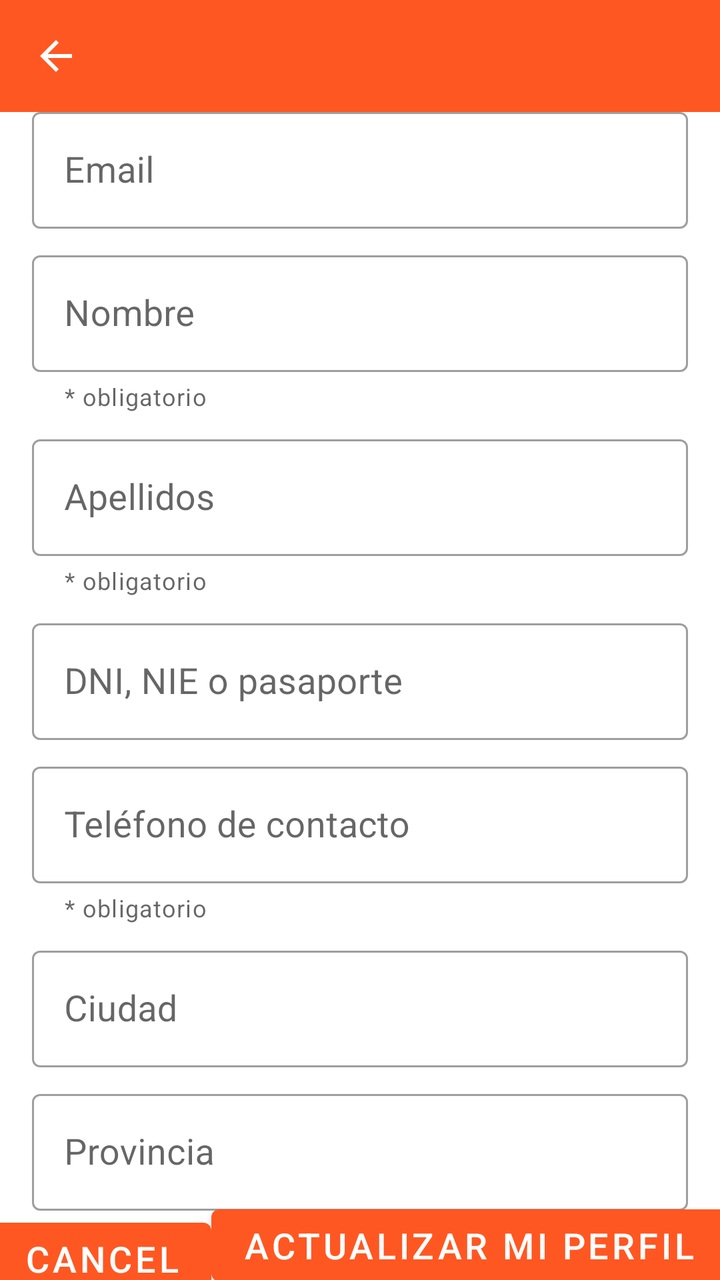
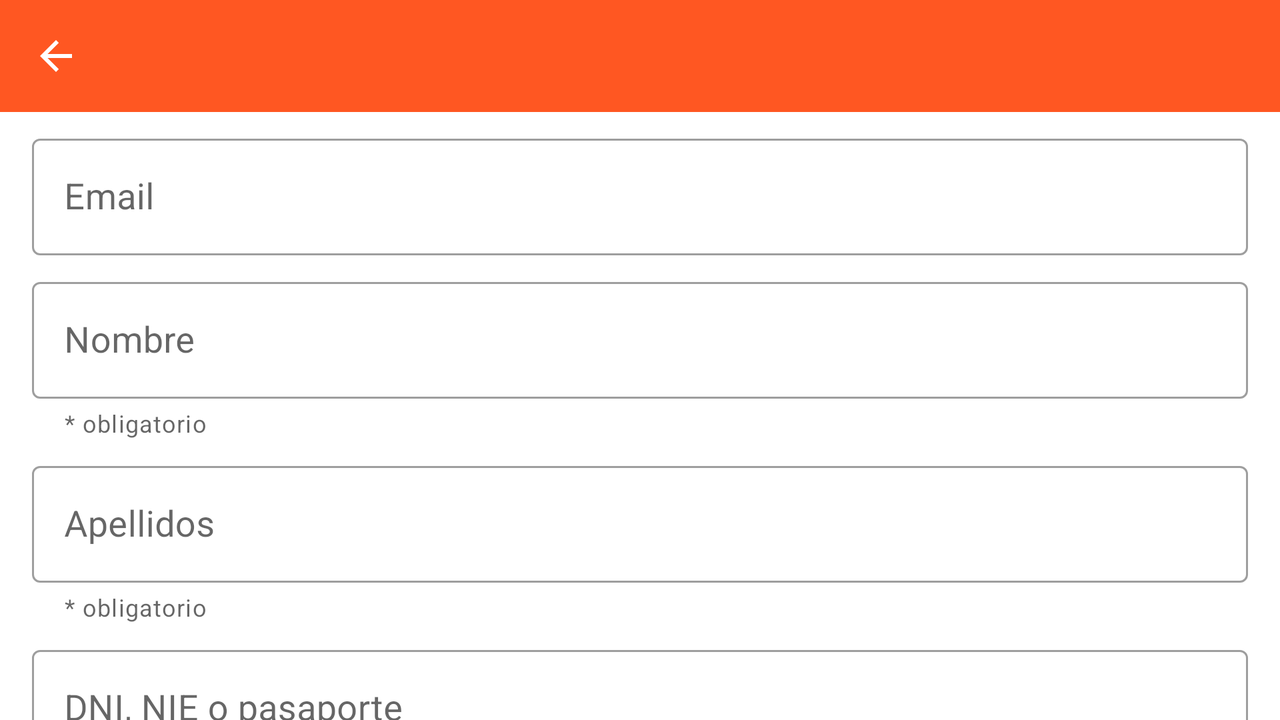

An Android layout and its configuration variant, each rendered on a device that would load it. The default file and the variant file are quoted in full after the pictures.
<!-- AndroidManifest.xml: application theme AppTheme -->
<!-- res/layout/activity_my_profile.xml -->
<?xml version="1.0" encoding="utf-8"?>
<androidx.constraintlayout.widget.ConstraintLayout xmlns:android="http://schemas.android.com/apk/res/android"
    xmlns:app="http://schemas.android.com/apk/res-auto"
    xmlns:tools="http://schemas.android.com/tools"
    android:layout_width="match_parent"
    android:layout_height="match_parent"
    tools:context=".activities.MyProfileActivity">

    <androidx.appcompat.widget.Toolbar
        android:id="@+id/toolbarMyProfile"
        android:layout_width="0dp"
        android:layout_height="wrap_content"
        android:background="@color/colorPrimary"
        android:theme="@style/ThemeOverlay.MaterialComponents.Dark.ActionBar"
        app:layout_constraintLeft_toLeftOf="parent"
        app:layout_constraintRight_toRightOf="parent"
        app:layout_constraintTop_toTopOf="parent"
        app:navigationIcon="?homeAsUpIndicator" />

    <com.google.android.material.textfield.TextInputLayout
        android:id="@+id/layoutEmailProfile"
        style="@style/Widget.MaterialComponents.TextInputLayout.OutlinedBox"
        android:layout_width="0dp"
        android:layout_height="wrap_content"
        android:layout_marginStart="@dimen/margin_left_field"
        android:layout_marginLeft="@dimen/margin_left_field"
        android:layout_marginTop="8dp"
        android:layout_marginEnd="@dimen/margin_right_field"
        android:layout_marginRight="@dimen/margin_right_field"
        android:minHeight="?android:attr/actionBarSize"
        android:transitionGroup="true"
        app:layout_constraintBottom_toTopOf="@+id/layoutNameProfile"
        app:layout_constraintEnd_toEndOf="parent"
        app:layout_constraintHorizontal_bias="0.5"
        app:layout_constraintStart_toStartOf="parent"
        app:layout_constraintTop_toBottomOf="@+id/toolbarMyProfile">

        <com.google.android.material.textfield.TextInputEditText
            android:id="@+id/etEmailProfile"
            android:layout_width="match_parent"
            android:layout_height="wrap_content"
            android:enabled="false"
            android:focusable="false"
            android:hint="@string/email"
            android:imeOptions="actionNext"
            android:inputType="textEmailAddress"
            android:textSize="@dimen/text_size_fragment_login" />
    </com.google.android.material.textfield.TextInputLayout>

    <com.google.android.material.textfield.TextInputLayout
        android:id="@+id/layoutNameProfile"
        style="@style/Widget.MaterialComponents.TextInputLayout.OutlinedBox"
        android:layout_width="0dp"
        android:layout_height="wrap_content"
        android:layout_marginStart="@dimen/margin_left_field"
        android:layout_marginLeft="@dimen/margin_left_field"
        android:layout_marginTop="8dp"
        android:layout_marginEnd="@dimen/margin_right_field"
        android:layout_marginRight="@dimen/margin_right_field"
        android:minHeight="?android:attr/actionBarSize"
        android:transitionGroup="true"
        app:helperText="@string/required"
        app:helperTextEnabled="true"
        app:hintAnimationEnabled="true"
        app:hintEnabled="true"
        app:layout_constraintBottom_toTopOf="@+id/layoutSurnameProfile"
        app:layout_constraintEnd_toEndOf="parent"
        app:layout_constraintHorizontal_bias="0.5"
        app:layout_constraintStart_toStartOf="parent"
        app:layout_constraintTop_toBottomOf="@+id/layoutEmailProfile">

        <com.google.android.material.textfield.TextInputEditText
            android:id="@+id/etNameProfile"
            android:layout_width="match_parent"
            android:layout_height="wrap_content"
            android:hint="@string/hint_name_profile"
            android:imeOptions="actionNext"
            android:inputType="textPersonName|textCapWords"
            android:textSize="@dimen/text_size_fragment_login" />

    </com.google.android.material.textfield.TextInputLayout>

    <com.google.android.material.textfield.TextInputLayout
        android:id="@+id/layoutSurnameProfile"
        style="@style/Widget.MaterialComponents.TextInputLayout.OutlinedBox"
        android:layout_width="0dp"
        android:layout_height="wrap_content"
        android:layout_marginStart="@dimen/margin_left_field"
        android:layout_marginLeft="@dimen/margin_left_field"
        android:layout_marginTop="8dp"
        android:layout_marginEnd="@dimen/margin_right_field"
        android:layout_marginRight="@dimen/margin_right_field"
        android:minHeight="?android:attr/actionBarSize"
        android:transitionGroup="true"
        app:helperText="@string/required"
        app:helperTextEnabled="true"
        app:hintAnimationEnabled="true"
        app:hintEnabled="true"
        app:layout_constraintBottom_toTopOf="@+id/layoutIdCardProfile"
        app:layout_constraintEnd_toEndOf="parent"
        app:layout_constraintHorizontal_bias="0.5"
        app:layout_constraintStart_toStartOf="parent"
        app:layout_constraintTop_toBottomOf="@+id/layoutNameProfile">

        <com.google.android.material.textfield.TextInputEditText
            android:id="@+id/etSurnameProfile"
            android:layout_width="match_parent"
            android:layout_height="wrap_content"
            android:hint="@string/hint_surname_profile"
            android:imeOptions="actionNext"
            android:inputType="textPersonName|textCapWords"
            android:textSize="@dimen/text_size_fragment_login" />

    </com.google.android.material.textfield.TextInputLayout>

    <com.google.android.material.textfield.TextInputLayout
        android:id="@+id/layoutIdCardProfile"
        style="@style/Widget.MaterialComponents.TextInputLayout.OutlinedBox"
        android:layout_width="0dp"
        android:layout_height="wrap_content"
        android:layout_marginStart="@dimen/margin_left_field"
        android:layout_marginLeft="@dimen/margin_left_field"
        android:layout_marginTop="8dp"
        android:layout_marginEnd="@dimen/margin_right_field"
        android:layout_marginRight="@dimen/margin_right_field"
        android:minHeight="?android:attr/actionBarSize"
        android:transitionGroup="true"
        app:layout_constraintBottom_toTopOf="@+id/layoutPhoneProfile"
        app:layout_constraintEnd_toEndOf="parent"
        app:layout_constraintHorizontal_bias="0.5"
        app:layout_constraintStart_toStartOf="parent"
        app:layout_constraintTop_toBottomOf="@+id/layoutSurnameProfile">

        <com.google.android.material.textfield.TextInputEditText
            android:id="@+id/etIdCardProfile"
            android:layout_width="match_parent"
            android:layout_height="wrap_content"
            android:hint="@string/hint_idCard_profile"
            android:imeOptions="actionNext"
            android:inputType="textCapCharacters"
            android:textSize="@dimen/text_size_fragment_login" />

    </com.google.android.material.textfield.TextInputLayout>

    <com.google.android.material.textfield.TextInputLayout
        android:id="@+id/layoutPhoneProfile"
        style="@style/Widget.MaterialComponents.TextInputLayout.OutlinedBox"
        android:layout_width="0dp"
        android:layout_height="wrap_content"
        android:layout_marginStart="@dimen/margin_left_field"
        android:layout_marginLeft="@dimen/margin_left_field"
        android:layout_marginTop="8dp"
        android:layout_marginEnd="@dimen/margin_right_field"
        android:layout_marginRight="@dimen/margin_right_field"
        android:minHeight="?android:attr/actionBarSize"
        android:transitionGroup="true"
        app:helperText="@string/required"
        app:helperTextEnabled="true"
        app:hintAnimationEnabled="true"
        app:hintEnabled="true"
        app:layout_constraintBottom_toTopOf="@+id/layoutCityProfile"
        app:layout_constraintEnd_toEndOf="parent"
        app:layout_constraintHorizontal_bias="0.5"
        app:layout_constraintStart_toStartOf="parent"
        app:layout_constraintTop_toBottomOf="@+id/layoutIdCardProfile">

        <com.google.android.material.textfield.TextInputEditText
            android:id="@+id/etPhoneProfile"
            android:layout_width="match_parent"
            android:layout_height="wrap_content"
            android:hint="@string/hint_phone_profile"
            android:imeOptions="actionNext"
            android:inputType="number"
            android:textSize="@dimen/text_size_fragment_login" />

    </com.google.android.material.textfield.TextInputLayout>

    <com.google.android.material.textfield.TextInputLayout
        android:id="@+id/layoutCityProfile"
        style="@style/Widget.MaterialComponents.TextInputLayout.OutlinedBox"
        android:layout_width="0dp"
        android:layout_height="wrap_content"
        android:layout_marginStart="@dimen/margin_left_field"
        android:layout_marginLeft="@dimen/margin_left_field"
        android:layout_marginTop="8dp"
        android:layout_marginEnd="@dimen/margin_right_field"
        android:layout_marginRight="@dimen/margin_right_field"
        android:minHeight="?android:attr/actionBarSize"
        android:transitionGroup="true"
        app:layout_constraintBottom_toTopOf="@+id/layoutProvinceProfile"
        app:layout_constraintEnd_toEndOf="parent"
        app:layout_constraintHorizontal_bias="0.5"
        app:layout_constraintStart_toStartOf="parent"
        app:layout_constraintTop_toBottomOf="@+id/layoutPhoneProfile">

        <com.google.android.material.textfield.TextInputEditText
            android:id="@+id/etCityProfile"
            android:layout_width="match_parent"
            android:layout_height="wrap_content"
            android:hint="@string/hint_city_profile"
            android:imeOptions="actionNext"
            android:inputType="textCapSentences|textPostalAddress"
            android:textSize="@dimen/text_size_fragment_login" />

    </com.google.android.material.textfield.TextInputLayout>

    <com.google.android.material.textfield.TextInputLayout
        android:id="@+id/layoutProvinceProfile"
        style="@style/Widget.MaterialComponents.TextInputLayout.OutlinedBox"
        android:layout_width="0dp"
        android:layout_height="wrap_content"
        android:layout_marginStart="@dimen/margin_left_field"
        android:layout_marginLeft="@dimen/margin_left_field"
        android:layout_marginTop="8dp"
        android:layout_marginEnd="@dimen/margin_right_field"
        android:layout_marginRight="@dimen/margin_right_field"
        android:minHeight="?android:attr/actionBarSize"
        android:transitionGroup="true"
        app:layout_constraintBottom_toTopOf="@+id/btCancelProfile"
        app:layout_constraintEnd_toEndOf="parent"
        app:layout_constraintHorizontal_bias="0.5"
        app:layout_constraintStart_toStartOf="parent"
        app:layout_constraintTop_toBottomOf="@+id/layoutCityProfile">

        <com.google.android.material.textfield.TextInputEditText
            android:id="@+id/etProvinceProfile"
            android:layout_width="match_parent"
            android:layout_height="wrap_content"
            android:hint="@string/hint_province_profile"
            android:imeOptions="actionDone"
            android:inputType="textCapSentences|textPostalAddress"
            android:textSize="@dimen/text_size_fragment_login" />
    </com.google.android.material.textfield.TextInputLayout>

    <com.google.android.material.button.MaterialButton
        android:id="@+id/btCancelProfile"
        android:layout_width="wrap_content"
        android:layout_height="wrap_content"
        android:layout_weight="1"
        android:textSize="@dimen/text_size_buttons_myProfile_activity"
        android:text="@android:string/cancel"
        app:layout_constraintBottom_toBottomOf="parent"
        app:layout_constraintEnd_toStartOf="@+id/btUpdateProfile"
        app:layout_constraintHorizontal_bias="0.5"
        app:layout_constraintStart_toStartOf="parent"
        app:layout_constraintTop_toBottomOf="@+id/layoutProvinceProfile" />

    <com.google.android.material.button.MaterialButton
        android:id="@+id/btUpdateProfile"
        android:layout_width="wrap_content"
        android:layout_height="wrap_content"
        android:text="@string/labelButtonUpdateProfile"
        android:textSize="@dimen/text_size_buttons_myProfile_activity"
        app:layout_constraintBottom_toBottomOf="parent"
        app:layout_constraintEnd_toEndOf="parent"
        app:layout_constraintHorizontal_bias="0.5"
        app:layout_constraintStart_toEndOf="@+id/btCancelProfile"
        app:layout_constraintTop_toBottomOf="@+id/layoutProvinceProfile" />
</androidx.constraintlayout.widget.ConstraintLayout>
<!-- resources referenced by this layout -->
<resources>
  <color name="colorPrimary">#FF5722</color>
  <dimen name="margin_left_field">16dp</dimen>
  <dimen name="margin_right_field">16dp</dimen>
  <dimen name="text_size_buttons_myProfile_activity">18sp</dimen>
  <dimen name="text_size_fragment_login">18sp</dimen>
  <string name="email">Email</string>
  <string name="hint_city_profile">Ciudad</string>
  <string name="hint_idCard_profile">DNI, NIE o pasaporte</string>
  <string name="hint_name_profile">Nombre</string>
  <string name="hint_phone_profile">Teléfono de contacto</string>
  <string name="hint_province_profile">Provincia</string>
  <string name="hint_surname_profile">Apellidos</string>
  <string name="labelButtonUpdateProfile">Actualizar Mi Perfil</string>
  <string name="required">* obligatorio</string>
  <style name="AppTheme" parent="Theme.MaterialComponents.Light.NoActionBar">
          
          <item name="colorPrimary">@color/colorPrimary</item>
          <item name="colorPrimaryDark">@color/colorPrimaryDark</item>
          <item name="colorAccent">@color/colorAccent</item>
  
          
          <item name="android:itemBackground">@color/colorAccent</item>
  
  
  
      </style>
  <color name="colorPrimaryDark">#E64A19</color>
  <color name="colorAccent">#795548</color>
</resources>
<!-- res/layout-land/activity_my_profile.xml (the author's variant of the layout above) -->
<!-- drawn on the phone turned sideways -->
<?xml version="1.0" encoding="utf-8"?>
<androidx.constraintlayout.widget.ConstraintLayout xmlns:android="http://schemas.android.com/apk/res/android"
    xmlns:app="http://schemas.android.com/apk/res-auto"
    xmlns:tools="http://schemas.android.com/tools"
    android:layout_width="match_parent"
    android:layout_height="match_parent"
    tools:context=".activities.MyProfileActivity">

    <androidx.appcompat.widget.Toolbar
        android:id="@+id/toolbarMyProfile"
        android:layout_width="0dp"
        android:layout_height="wrap_content"
        android:background="@color/colorPrimary"
        android:theme="@style/ThemeOverlay.MaterialComponents.Dark.ActionBar"
        app:layout_constraintLeft_toLeftOf="parent"
        app:layout_constraintRight_toRightOf="parent"
        app:layout_constraintTop_toTopOf="parent"
        app:navigationIcon="?homeAsUpIndicator" />

    <androidx.core.widget.NestedScrollView
        android:layout_width="match_parent"
        android:id="@+id/layoutScrollViewProfile"
        android:layout_height="0dp"
        android:fillViewport="true"
        app:layout_constraintBottom_toBottomOf="parent"
        app:layout_constraintEnd_toEndOf="parent"
        app:layout_constraintHorizontal_bias="0.5"
        app:layout_constraintStart_toStartOf="parent"
        app:layout_constraintTop_toBottomOf="@+id/toolbarMyProfile">

        <androidx.constraintlayout.widget.ConstraintLayout
            android:id="@+id/contentProfile"
            android:layout_width="match_parent"
            android:layout_height="wrap_content"
            android:layout_marginTop="8dp"
            app:layout_constraintBottom_toBottomOf="@id/layoutScrollViewProfile"
            app:layout_constraintEnd_toEndOf="parent"
            app:layout_constraintHorizontal_bias="0.5"
            app:layout_constraintStart_toStartOf="parent"
            app:layout_constraintTop_toBottomOf="@+id/layoutScrollViewProfile">

            <com.google.android.material.textfield.TextInputLayout
                android:id="@+id/layoutEmailProfile"
                style="@style/Widget.MaterialComponents.TextInputLayout.OutlinedBox"
                android:layout_width="0dp"
                android:layout_height="wrap_content"
                android:layout_marginStart="@dimen/margin_left_field"
                android:layout_marginLeft="@dimen/margin_left_field"
                android:layout_marginEnd="@dimen/margin_right_field"
                android:layout_marginRight="8dp"
                android:minHeight="?android:attr/actionBarSize"
                android:transitionGroup="true"
                app:layout_constraintEnd_toEndOf="parent"
                app:layout_constraintHorizontal_bias="0.5"
                app:layout_constraintStart_toStartOf="parent"
                app:layout_constraintTop_toTopOf="parent">

                <com.google.android.material.textfield.TextInputEditText
                    android:id="@+id/etEmailProfile"
                    android:layout_width="match_parent"
                    android:layout_height="wrap_content"
                    android:enabled="false"
                    android:focusable="false"
                    android:hint="@string/email"
                    android:imeOptions="actionNext"
                    android:inputType="textEmailAddress"
                    android:textSize="@dimen/text_size_fragment_login" />
            </com.google.android.material.textfield.TextInputLayout>

            <com.google.android.material.textfield.TextInputLayout
                android:id="@+id/layoutNameProfile"
                style="@style/Widget.MaterialComponents.TextInputLayout.OutlinedBox"
                android:layout_width="0dp"
                android:layout_height="wrap_content"
                android:layout_marginStart="@dimen/margin_left_field"
                android:layout_marginLeft="@dimen/margin_left_field"
                android:layout_marginTop="8dp"
                android:layout_marginEnd="@dimen/margin_right_field"
                android:layout_marginRight="@dimen/margin_right_field"
                android:minHeight="?android:attr/actionBarSize"
                android:transitionGroup="true"
                app:helperText="@string/required"
                app:helperTextEnabled="true"
                app:hintAnimationEnabled="true"
                app:hintEnabled="true"
                app:layout_constraintEnd_toEndOf="parent"
                app:layout_constraintHorizontal_bias="0.5"
                app:layout_constraintStart_toStartOf="parent"
                app:layout_constraintTop_toBottomOf="@+id/layoutEmailProfile">

                <com.google.android.material.textfield.TextInputEditText
                    android:id="@+id/etNameProfile"
                    android:layout_width="match_parent"
                    android:layout_height="wrap_content"
                    android:hint="@string/hint_name_profile"
                    android:imeOptions="actionNext"
                    android:inputType="textPersonName|textCapWords"
                    android:textSize="@dimen/text_size_fragment_login" />

            </com.google.android.material.textfield.TextInputLayout>

            <com.google.android.material.textfield.TextInputLayout
                android:id="@+id/layoutSurnameProfile"
                style="@style/Widget.MaterialComponents.TextInputLayout.OutlinedBox"
                android:layout_width="0dp"
                android:layout_height="wrap_content"
                android:layout_marginStart="@dimen/margin_left_field"
                android:layout_marginLeft="@dimen/margin_left_field"
                android:layout_marginTop="8dp"
                android:layout_marginEnd="@dimen/margin_right_field"
                android:layout_marginRight="@dimen/margin_right_field"
                android:minHeight="?android:attr/actionBarSize"
                android:transitionGroup="true"
                app:helperText="@string/required"
                app:helperTextEnabled="true"
                app:hintAnimationEnabled="true"
                app:hintEnabled="true"
                app:layout_constraintEnd_toEndOf="parent"
                app:layout_constraintHorizontal_bias="0.5"
                app:layout_constraintStart_toStartOf="parent"
                app:layout_constraintTop_toBottomOf="@+id/layoutNameProfile">

                <com.google.android.material.textfield.TextInputEditText
                    android:id="@+id/etSurnameProfile"
                    android:layout_width="match_parent"
                    android:layout_height="wrap_content"
                    android:hint="@string/hint_surname_profile"
                    android:imeOptions="actionNext"
                    android:inputType="textPersonName|textCapWords"
                    android:textSize="@dimen/text_size_fragment_login" />

            </com.google.android.material.textfield.TextInputLayout>

            <com.google.android.material.textfield.TextInputLayout
                android:id="@+id/layoutIdCardProfile"
                style="@style/Widget.MaterialComponents.TextInputLayout.OutlinedBox"
                android:layout_width="0dp"
                android:layout_height="wrap_content"
                android:layout_marginStart="@dimen/margin_left_field"
                android:layout_marginLeft="@dimen/margin_left_field"
                android:layout_marginTop="8dp"
                android:layout_marginEnd="@dimen/margin_right_field"
                android:layout_marginRight="@dimen/margin_right_field"
                android:minHeight="?android:attr/actionBarSize"
                android:transitionGroup="true"
                app:layout_constraintEnd_toEndOf="parent"
                app:layout_constraintHorizontal_bias="0.5"
                app:layout_constraintStart_toStartOf="parent"
                app:layout_constraintTop_toBottomOf="@+id/layoutSurnameProfile">

                <com.google.android.material.textfield.TextInputEditText
                    android:id="@+id/etIdCardProfile"
                    android:layout_width="match_parent"
                    android:layout_height="wrap_content"
                    android:hint="@string/hint_idCard_profile"
                    android:imeOptions="actionNext"
                    android:inputType="textCapCharacters"
                    android:textSize="@dimen/text_size_fragment_login" />

            </com.google.android.material.textfield.TextInputLayout>

            <com.google.android.material.textfield.TextInputLayout
                android:id="@+id/layoutPhoneProfile"
                style="@style/Widget.MaterialComponents.TextInputLayout.OutlinedBox"
                android:layout_width="0dp"
                android:layout_height="wrap_content"
                android:layout_marginStart="@dimen/margin_left_field"
                android:layout_marginLeft="@dimen/margin_left_field"
                android:layout_marginTop="8dp"
                android:layout_marginEnd="@dimen/margin_right_field"
                android:layout_marginRight="@dimen/margin_right_field"
                android:minHeight="?android:attr/actionBarSize"
                android:transitionGroup="true"
                app:helperText="@string/required"
                app:helperTextEnabled="true"
                app:hintAnimationEnabled="true"
                app:hintEnabled="true"
                app:layout_constraintEnd_toEndOf="parent"
                app:layout_constraintHorizontal_bias="0.5"
                app:layout_constraintStart_toStartOf="parent"
                app:layout_constraintTop_toBottomOf="@+id/layoutIdCardProfile">

                <com.google.android.material.textfield.TextInputEditText
                    android:id="@+id/etPhoneProfile"
                    android:layout_width="match_parent"
                    android:layout_height="wrap_content"
                    android:hint="@string/hint_phone_profile"
                    android:imeOptions="actionNext"
                    android:inputType="number"
                    android:textSize="@dimen/text_size_fragment_login" />

            </com.google.android.material.textfield.TextInputLayout>

            <com.google.android.material.textfield.TextInputLayout
                android:id="@+id/layoutCityProfile"
                style="@style/Widget.MaterialComponents.TextInputLayout.OutlinedBox"
                android:layout_width="0dp"
                android:layout_height="wrap_content"
                android:layout_marginStart="@dimen/margin_left_field"
                android:layout_marginLeft="@dimen/margin_left_field"
                android:layout_marginTop="8dp"
                android:layout_marginEnd="@dimen/margin_right_field"
                android:layout_marginRight="@dimen/margin_right_field"
                android:minHeight="?android:attr/actionBarSize"
                android:transitionGroup="true"
                app:layout_constraintEnd_toEndOf="parent"
                app:layout_constraintHorizontal_bias="0.5"
                app:layout_constraintStart_toStartOf="parent"
                app:layout_constraintTop_toBottomOf="@+id/layoutPhoneProfile">

                <com.google.android.material.textfield.TextInputEditText
                    android:id="@+id/etCityProfile"
                    android:layout_width="match_parent"
                    android:layout_height="wrap_content"
                    android:hint="@string/hint_city_profile"
                    android:imeOptions="actionNext"
                    android:inputType="textCapSentences|textPostalAddress"
                    android:textSize="@dimen/text_size_fragment_login" />

            </com.google.android.material.textfield.TextInputLayout>

            <com.google.android.material.textfield.TextInputLayout
                android:id="@+id/layoutProvinceProfile"
                style="@style/Widget.MaterialComponents.TextInputLayout.OutlinedBox"
                android:layout_width="0dp"
                android:layout_height="wrap_content"
                android:layout_marginStart="@dimen/margin_left_field"
                android:layout_marginLeft="@dimen/margin_left_field"
                android:layout_marginTop="8dp"
                android:layout_marginEnd="@dimen/margin_right_field"
                android:layout_marginRight="@dimen/margin_right_field"
                android:minHeight="?android:attr/actionBarSize"
                android:transitionGroup="true"
                app:layout_constraintEnd_toEndOf="parent"
                app:layout_constraintHorizontal_bias="0.5"
                app:layout_constraintStart_toStartOf="parent"
                app:layout_constraintTop_toBottomOf="@+id/layoutCityProfile">

                <com.google.android.material.textfield.TextInputEditText
                    android:id="@+id/etProvinceProfile"
                    android:layout_width="match_parent"
                    android:layout_height="wrap_content"
                    android:hint="@string/hint_province_profile"
                    android:imeOptions="actionDone"
                    android:inputType="textCapSentences|textPostalAddress"
                    android:textSize="@dimen/text_size_fragment_login" />
            </com.google.android.material.textfield.TextInputLayout>

            <com.google.android.material.button.MaterialButton
                android:id="@+id/btCancelProfile"
                android:layout_width="wrap_content"
                android:layout_height="wrap_content"
                android:layout_weight="1"
                android:textSize="@dimen/text_size_buttons_myProfile_activity"
                android:text="@android:string/cancel"
                app:layout_constraintEnd_toStartOf="@+id/btUpdateProfile"
                app:layout_constraintHorizontal_bias="0.5"
                app:layout_constraintStart_toStartOf="parent"
                app:layout_constraintTop_toBottomOf="@+id/layoutProvinceProfile" />

            <com.google.android.material.button.MaterialButton
                android:id="@+id/btUpdateProfile"
                android:layout_width="wrap_content"
                android:layout_height="wrap_content"
                android:layout_marginEnd="8dp"
                android:textSize="@dimen/text_size_buttons_myProfile_activity"
                android:layout_marginRight="8dp"
                android:text="@string/labelButtonUpdateProfile"
                app:layout_constraintEnd_toEndOf="parent"
                app:layout_constraintHorizontal_bias="0.5"
                app:layout_constraintStart_toEndOf="@+id/btCancelProfile"
                app:layout_constraintTop_toBottomOf="@+id/layoutProvinceProfile" />
        </androidx.constraintlayout.widget.ConstraintLayout>
    </androidx.core.widget.NestedScrollView>
</androidx.constraintlayout.widget.ConstraintLayout>
<!-- resources referenced by the variant -->
<!-- as the phone turned sideways resolves them -->
<resources>
  <color name="colorPrimary">#FF5722</color>
  <dimen name="margin_left_field">16dp</dimen>
  <dimen name="margin_right_field">16dp</dimen>
  <!-- from res/values-land/ -->
  <dimen name="text_size_buttons_myProfile_activity">20sp</dimen>
  <!-- from res/values-land/ -->
  <dimen name="text_size_fragment_login">18sp</dimen>
  <string name="email">Email</string>
  <string name="hint_city_profile">Ciudad</string>
  <string name="hint_idCard_profile">DNI, NIE o pasaporte</string>
  <string name="hint_name_profile">Nombre</string>
  <string name="hint_phone_profile">Teléfono de contacto</string>
  <string name="hint_province_profile">Provincia</string>
  <string name="hint_surname_profile">Apellidos</string>
  <string name="labelButtonUpdateProfile">Actualizar Mi Perfil</string>
  <string name="required">* obligatorio</string>
  <style name="AppTheme" parent="Theme.MaterialComponents.Light.NoActionBar">
          
          <item name="colorPrimary">@color/colorPrimary</item>
          <item name="colorPrimaryDark">@color/colorPrimaryDark</item>
          <item name="colorAccent">@color/colorAccent</item>
  
          
          <item name="android:itemBackground">@color/colorAccent</item>
  
  
  
      </style>
  <color name="colorPrimaryDark">#E64A19</color>
  <color name="colorAccent">#795548</color>
</resources>
